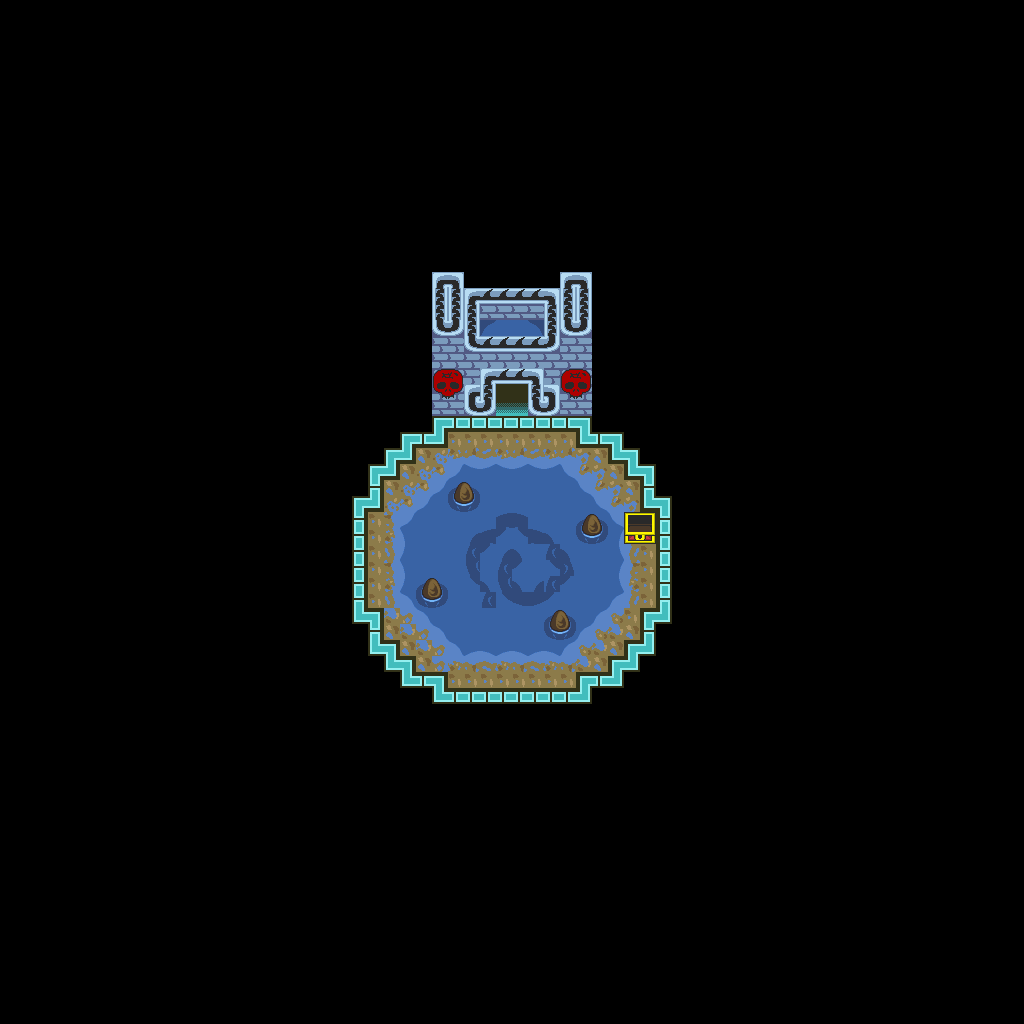

This game map was drawn from its Tiled (.tmx) file and the tilesets committed beside it. A one-line description and the trimmed map source follow:
An orthogonal 64x64 tile map with 16x16 px tiles, 1 tile layer (base), 2 hidden layers not drawn and 8 objects.

<map version="1.10" tiledversion="1.12.1" orientation="orthogonal" renderorder="right-down" width="64" height="64" tilewidth="16" tileheight="16" infinite="0" nextlayerid="4" nextobjectid="9">
 <tileset firstgid="1" source="../classiciphone_pics4.tsx" />
 <layer id="1" name="base" width="64" height="64">
  <data>[4096 cells, 4096 non-empty, 82 distinct tile ids]</data>
 </layer>
 <layer id="2" name="collision" width="64" height="64" visible="0">
  <properties><property name="collision" value="true" /></properties>
  <data>[4096 cells, 3786 non-empty, 1 distinct tile ids]</data>
 </layer>
 <layer id="3" name="water" width="64" height="64" visible="0">
  <properties><property name="terrain" value="water" /></properties>
  <data>[4096 cells, 230 non-empty, 1 distinct tile ids]</data>
 </layer>
 <objectgroup id="4" name="npcs">
  <object id="1" x="496.0" y="528.0" width="16" height="16">
   <properties>
    <property name="script" type="string">-- Auto-converted from GraalScript
-- join("quest_water_whirlpool");
-- function onCreated() {
-- //checks progress flag for warpability
self.progress = 3
-- //where we warp
self.w_level  = "quest_water_13.nw"
self.w_x = -1; //playerx
self.w_y = -1; //playery
end
-- [CLIENT-SIDE — server no-op]
-- if (created) {
-- //affected are restrictions
-- this.in_x = {23.5,37}; //(x in)
-- this.in_y = {27,38.5}; //(y in)
-- }</property>
   </properties>
  </object>
  <object id="2" x="576.0" y="400.0" width="16" height="16">
   <properties>
    <property name="script" type="string">-- Auto-converted from GraalScript
-- join("quest_water_switch");
-- if (created) this.switchID = "T";
-- [CLIENT-SIDE — server no-op]
-- if (created) setstring this.switchID,T;</property>
   </properties>
  </object>
  <object id="3" x="416.0" y="400.0" width="16" height="16">
   <properties>
    <property name="script" type="string">-- Auto-converted from GraalScript
-- join("quest_water_switch");
-- if (created) this.switchID = "S";
-- [CLIENT-SIDE — server no-op]
-- if (created) setstring this.switchID,S;</property>
   </properties>
  </object>
  <object id="4" x="624.0" y="512.0" width="16" height="16">
   <properties>
    <property name="script" type="string">-- Auto-converted from GraalScript
-- join("quest_water_key");
-- if (created) this.keyID = "keyB";
-- [CLIENT-SIDE — server no-op]
-- if (created) setstring this.keyID,keyB;</property>
   </properties>
  </object>
  <object id="5" x="368.0" y="432.0" width="16" height="16">
   <properties>
    <property name="script" type="string">-- Auto-converted from GraalScript
-- join("quest_water_arrow");
-- [CLIENT-SIDE — server no-op]
-- if (created) {
-- this.shoot_dir = 3;
-- y = 27.5;
-- }</property>
   </properties>
  </object>
  <object id="6" x="384.0" y="416.0" width="16" height="16">
   <properties>
    <property name="script" type="string">-- Auto-converted from GraalScript
-- join("quest_water_arrow");
-- [CLIENT-SIDE — server no-op]
-- if (created) {
-- this.shoot_dir = 2;
-- }</property>
   </properties>
  </object>
  <object id="7" x="624.0" y="640.0" width="16" height="16">
   <properties>
    <property name="script" type="string">-- Auto-converted from GraalScript
-- join("quest_water_arrow");
-- [CLIENT-SIDE — server no-op]
-- if (created) {
-- this.shoot_dir = 0;
-- y = 39.5;
-- }</property>
   </properties>
  </object>
  <object id="8" x="608.0" y="656.0" width="16" height="16">
   <properties>
    <property name="script" type="string">-- Auto-converted from GraalScript
-- join("quest_water_arrow");
-- [CLIENT-SIDE — server no-op]
-- if (created) {
-- this.shoot_dir = 1;
-- y = 40.5;
-- }</property>
   </properties>
  </object>
 </objectgroup>
</map>
